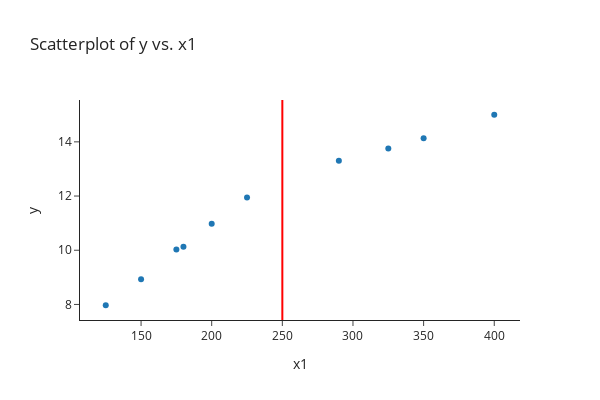

The code cell stored with this chart in its notebook:
### Markdown cell above
# Piecewise Linear Regression Models

The bug of theme simple white is still here. If using add_vline without the extra paramters, the line won't show up.

Notice the kink at 250!

### Code cell
# shipment dataset
df = pd.read_csv(os.path.join(data_path, 'shipment.txt'), delimiter='\t')

# scatter plot
fig = px.scatter(df, x='x1', y='y', width=600, height=400,
                 title='Scatterplot of y vs. x1')
fig.add_vline(x=250, opacity=1, line_width=2, line_color='red')
fig.show()

### Figure 1 — Plotly figure (JSON) as saved in the notebook; plotly's stock layout.template omitted (floating-point values rounded to 4 significant figures)
{"data": [{"hovertemplate": "x1=%{x}<br>y=%{y}<extra></extra>", "legendgroup": "", "marker": {"color": "#1F77B4", "symbol": "circle"}, "mode": "markers", "name": "", "orientation": "v", "showlegend": false, "type": "scatter", "x": [225, 350, 150, 200, 175, 180, 325, 290, 400, 125], "xaxis": "x", "y": [11.95, 14.13, 8.93, 10.98, 10.03, 10.13, 13.75, 13.3, 15.0, 7.97], "yaxis": "y"}], "layout": {"height": 400, "legend": {"tracegroupgap": 0}, "shapes": [{"line": {"color": "red", "width": 2}, "opacity": 1, "type": "line", "x0": 250, "x1": 250, "xref": "x", "y0": 0, "y1": 1, "yref": "y domain"}], "title": {"text": "Scatterplot of y vs. x1"}, "width": 600, "xaxis": {"anchor": "y", "domain": [0.0, 1.0], "title": {"text": "x1"}}, "yaxis": {"anchor": "x", "domain": [0.0, 1.0], "title": {"text": "y"}}}}
